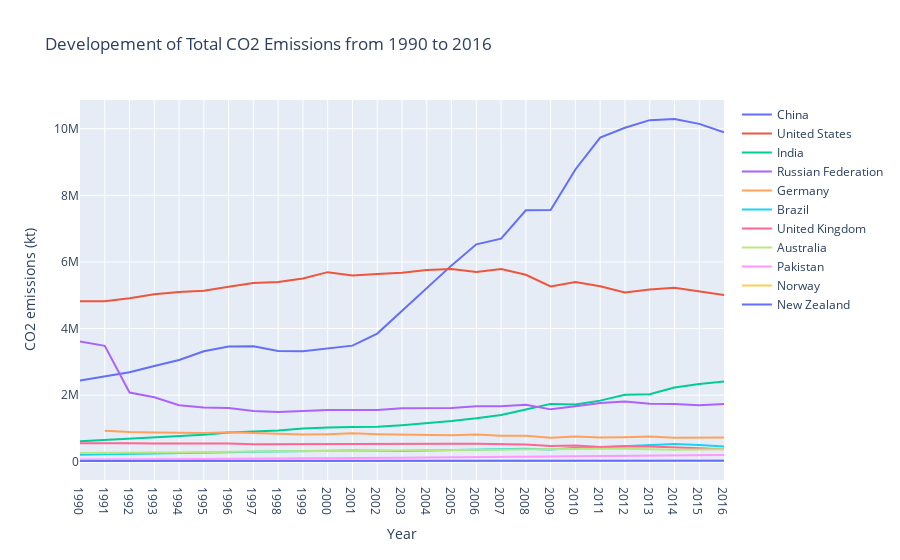

Notebook source saved alongside this figure:
### Code cell
fig = go.Figure(figures[0])
py.iplot(fig)
